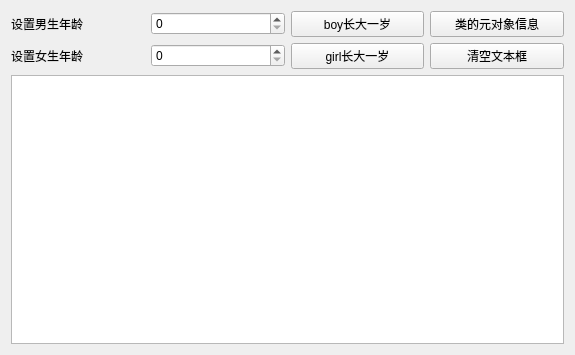
<?xml version="1.0" encoding="UTF-8"?>
<ui version="4.0">
 <class>Widget</class>
 <widget class="QWidget" name="Widget">
  <property name="geometry">
   <rect>
    <x>0</x>
    <y>0</y>
    <width>575</width>
    <height>355</height>
   </rect>
  </property>
  <property name="windowTitle">
   <string>Widget</string>
  </property>
  <layout class="QVBoxLayout" name="verticalLayout">
   <item>
    <layout class="QGridLayout" name="gridLayout">
     <item row="0" column="0">
      <widget class="QLabel" name="label">
       <property name="text">
        <string>设置男生年龄</string>
       </property>
      </widget>
     </item>
     <item row="0" column="1">
      <widget class="QSpinBox" name="spinBoxBoy"/>
     </item>
     <item row="0" column="2">
      <widget class="QPushButton" name="btnBoyInc">
       <property name="text">
        <string>boy长大一岁</string>
       </property>
      </widget>
     </item>
     <item row="0" column="3">
      <widget class="QPushButton" name="btnClassInfo">
       <property name="text">
        <string>类的元对象信息</string>
       </property>
      </widget>
     </item>
     <item row="1" column="0">
      <widget class="QLabel" name="label_2">
       <property name="text">
        <string>设置女生年龄</string>
       </property>
      </widget>
     </item>
     <item row="1" column="1">
      <widget class="QSpinBox" name="spinBoxGirl"/>
     </item>
     <item row="1" column="2">
      <widget class="QPushButton" name="btnGirlInc">
       <property name="text">
        <string>girl长大一岁</string>
       </property>
      </widget>
     </item>
     <item row="1" column="3">
      <widget class="QPushButton" name="btnClear">
       <property name="text">
        <string>清空文本框</string>
       </property>
      </widget>
     </item>
    </layout>
   </item>
   <item>
    <widget class="QTextEdit" name="textEdit"/>
   </item>
  </layout>
 </widget>
 <layoutdefault spacing="6" margin="11"/>
 <resources/>
 <connections/>
</ui>
